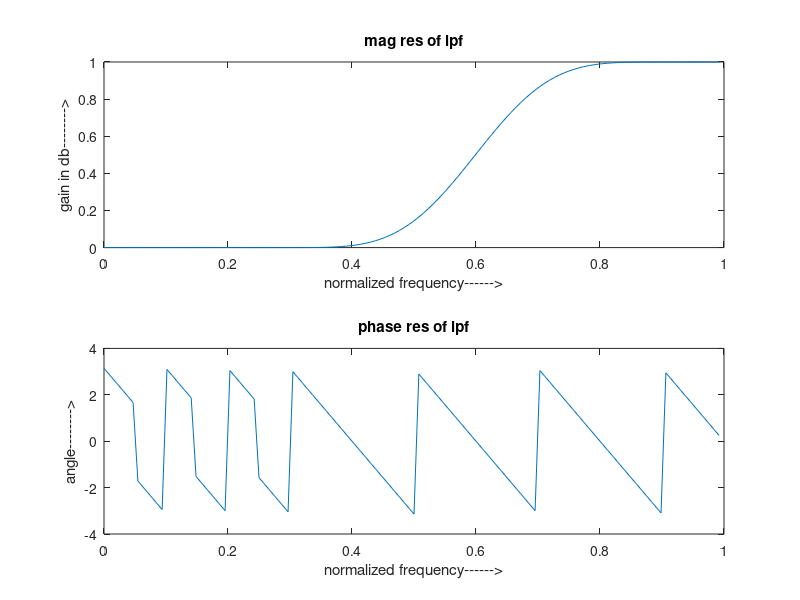

Here is the MATLAB script that generated this plot:
clc;
clear all;
close all;
n=20;
fp=300;
fq=200;
fs=1000;
fn=2*fp/fs;
window=blackman(n+1);
b=fir1(n,fn,'high',window);
[H W]=freqz(b,1,128);
subplot(2,1,1);
plot(W/pi,abs(H));
title('mag res of lpf');
ylabel('gain in db-------->');
xlabel('normalized frequency------>');
subplot(2,1,2);
plot(W/pi,angle(H));
title('phase res of lpf');
ylabel('angle-------->');
xlabel('normalized frequency------>');
